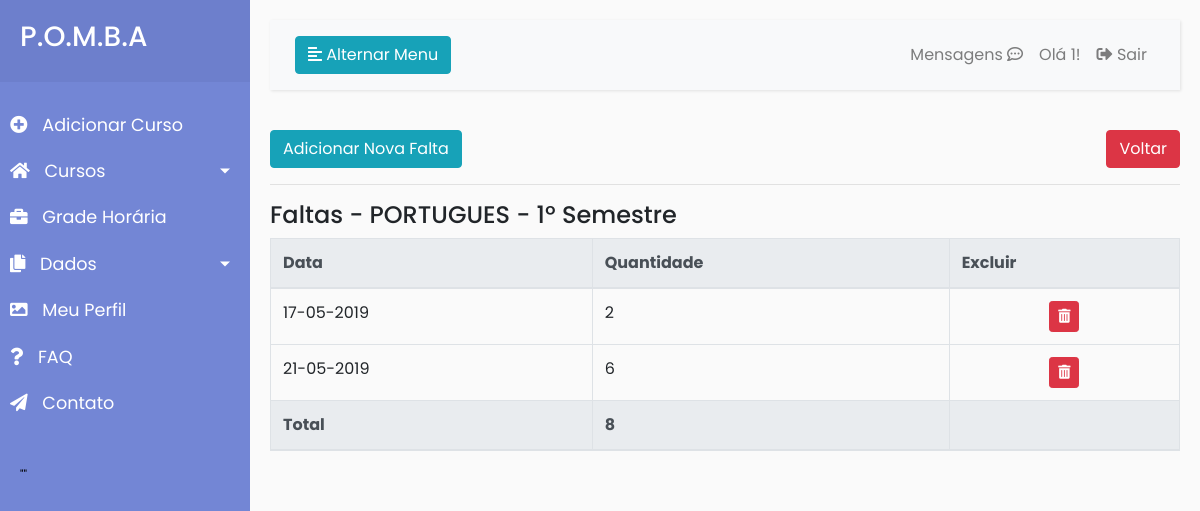
/index.php?page=faltas&idCursada=6&nomedisciplina=PORTUGUES&semestre=1 (signed in), run on the app's committed database.
### tables this page shows
CREATE TABLE `falta` (
  `qtdFalta` int(11) DEFAULT NULL,
  `idFalta` int(11) NOT NULL,
  `diaFalta` date DEFAULT NULL,
  `idDiscCursada` int(11) DEFAULT NULL
);

### index.php (the view, shortened to what this page needs)
<?php
    require "conn.php";
?>
<!DOCTYPE html>
<html>
<head>
    <link rel="stylesheet" href="https://stackpath.bootstrapcdn.com/bootstrap/4.1.0/css/bootstrap.min.css"
>
    <link rel="stylesheet" href="style4.css">
    <link rel="stylesheet" href="https://use.fontawesome.com/releases/v5.8.1/css/all.css">
</head>
<body>
    <div class="wrapper">
        <nav id="sidebar">
            <div class="sidebar-header">
                <a href="index.php"><h3>P.O.M.B.A</h3></a>
            </div>
            <ul class="list-unstyled components">
            <?php if (isset($_SESSION['email'])){ ?>
                <li>
                    <a href="index.php?page=adicionarcurso" >
                        <i class="fas fa-plus-circle"></i>
                        Adicionar Curso
                    </a>
                </li>
                <li>
                    <a href="#homeSubmenu" data-toggle="collapse" aria-expanded="false" class="dropdown-toggle">
                        <i class="fas fa-home"></i>
                        Cursos
                    </a>
                </li>
                <li>
                    <a href="#">
                        <i class="fas fa-briefcase"></i>
                        Grade Horária
                    </a>
                    <a href="#pageSubmenu" data-toggle="collapse" aria-expanded="false" class="dropdown-toggle">
                        <i class="fas fa-copy"></i>
                        Dados
                    </a>
                </li>
                <li>
                    <a href="#">
                        <i class="fas fa-image"></i>
                        Meu Perfil
                    </a>
                </li>
                <?php } ?>
                <li>
                    <a href="#">
                        <i class="fas fa-question"></i>
                        FAQ
                    </a>
                </li>
                <li>
                    <a href="index.php?page=contato">
                        <i class="fas fa-paper-plane"></i>
                        Contato
                    </a>
                </li>
            </ul>
            <span style="color: black;  font-size: 12px; text-indent: 15px; margin-left: 5px;">
            <?php
            $sql = mysqli_query($conn,"SELECT frases FROM frasesmotivacionais ORDER BY RAND() LIMIT 1");
	    $res = $sql->fetch_assoc();
            print "\"". $res['frases']. "\"";
            ?>
            </span>
        </nav>
        <div id="content">
            <nav class="navbar navbar-expand-lg navbar-light bg-light">
                <div class="container-fluid">
                    <button type="button" id="sidebarCollapse" class="btn btn-info">
                        <i class="fas fa-align-left"></i>
                        <span>Alternar Menu</span>
                    </button>
                    <div class="collapse navbar-collapse" id="navbarSupportedContent">
                        <ul class="nav navbar-nav ml-auto">
                            <?php
					        if (!isset($_SESSION['email'])){ ?>
                            <li class="nav-item">
                                <a role="button" class="btn btn-success my-2" href="index.php?page=cadastro">Cadastro</a>
                            </li>
                            <li class="nav-item">
                                <a role="button" class="btn btn-info my-2 mx-2" data-toggle="modal" data-target="#login">Login</a>
                            </li>
                        <?php } else { ?>
                            <li class="nav-item">
                                <a class="nav-link" href="index.php?page=mensagens">Mensagens <i class="far fa-comment-dots"></i></a>
                            </li>
                            <li class="nav-item">
                                <a class="nav-link">Olá <?php echo $_SESSION['nome']; ?>!</a>
                            </li>
                            <li class="nav-item">
                                <a class="nav-link" href="logout.php"><i class="fas fa-sign-out-alt"></i> Sair</a>
                            </li>
                            <?php } ?>
                        </ul>
                    </div>
                </div>
            </nav>
            <div class="row">
                <div class="col-md-12">
                    <?php include("config.php"); ?>
                </div>
            </div>
        </div>
    </div>
</body>
</html>

### faltas/listarFalta.php (shortened to what this page needs)
<?php
    $idcursada = $_REQUEST['idCursada'];
    $nomedisciplina = $_REQUEST['nomedisciplina'];
    $semestre = $_REQUEST['semestre'];
?>
<div>
<a role="button" class="btn btn-info " href="index.php?page=adicionarfalta&idCursada=<?php echo $idcursada; ?>">Adicionar Nova Falta</a>
<a role="button" class="btn btn-danger float-right" href="javascript:window.history.go(-1);">Voltar</a>
</div>
<hr>
<h4>Faltas - <?php echo $nomedisciplina . " - " . $semestre ."º Semestre";?></h4>
<?php
    $sql = "SELECT *
            FROM falta
            WHERE idDiscCursada = '".$idcursada."'
            ORDER BY diaFalta ASC;";
    $res=mysqli_query($conn,$sql);
    echo "<div class=\"table-responsive\">";
    echo "<table class=\"table table-bordered table-hover\">";
    echo "<thead class=\"thead-light\">";
    echo "<tr>";
    echo "<th scope=\"col\">Data</th>";
    echo "<th scope=\"col\">Quantidade</th>";
    echo "<th scope=\"col\">Excluir</th>";
    echo "</tr>";
    echo "</thead>";
    echo "<tbody>";
    $total = 0;
    while($row = $res->fetch_assoc()){
        echo "<tr>";
        echo "<td>".date('d-m-Y', strtotime($row['diaFalta']))."</td>";
        echo "<td>".$row['qtdFalta']."</td>";
        echo '<td class="text-center"><button onclick="if(confirm(\'tem certeza que deseja excluir a Falta do dia '.$row['diaFalta'].'?\')){location.href=\'faltas/excluirFalta.php?idFalta='.$row['idFalta'].'\';}else{false;}"  class=\'btn btn-danger btn-sm\'><i class="fas fa-trash-alt"></i></button></td>';
        echo "</tr>";
        $total += $row['qtdFalta'];
    }
    echo "</tbody>";
    echo "<thead class=\"thead-light\">";
    echo "<tr>";
    echo "<th scope=\"col\">Total</th>";
    echo "<th scope=\"col\">".$total."</th>";
    echo "<th scope=\"col\"></th>";
    echo "</tr>";
    echo "</thead>";
    echo "</div>";

### style4.css (style rules this page uses)
body { font-family: 'Poppins', sans-serif; background: #fafafa; }
a, a:hover, a:focus { color: inherit; text-decoration: none; transition: all 0.3s; }
.navbar { padding: 15px 10px; background: #fff; border: none; border-radius: 0; margin-bottom: 40px; box-shadow: 1px 1px 3px rgba(0, 0, 0, 0.1); }
i, span { display: inline-block; }
.wrapper { display: flex; align-items: stretch; }
#sidebar { min-width: 250px; max-width: 250px; background: #7386D5; color: #fff; transition: all 0.3s; }
#sidebar ul li a { text-align: left; }
#sidebar .sidebar-header { padding: 20px; background: #6d7fcc; }
#sidebar ul.components { padding: 20px 0; }
#sidebar ul li a { padding: 10px; font-size: 1.1em; display: block; }
#sidebar ul li a i { margin-right: 10px; }
a[data-toggle="collapse"] { position: relative; }
.dropdown-toggle::after { display: block; position: absolute; top: 50%; right: 20px; transform: translateY(-50%); }
#content { width: 100%; padding: 20px; min-height: 100vh; transition: all 0.3s; }

### data on the page
falta: diaFalta "17-05-2019", qtdFalta "2"
falta: diaFalta "21-05-2019", qtdFalta "6"

### other printed values
$_SESSION['nome'] "1"
$nomedisciplina "PORTUGUES"
$semestre "1"
$total "8"
